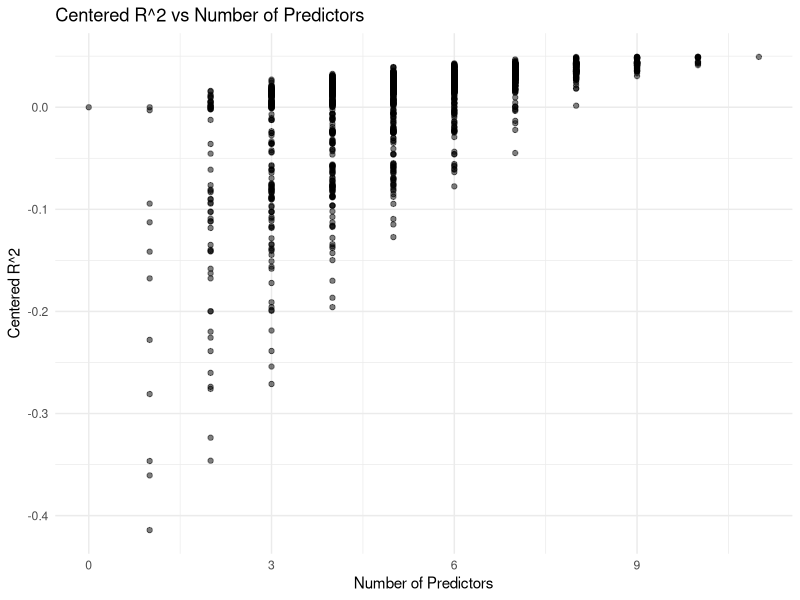
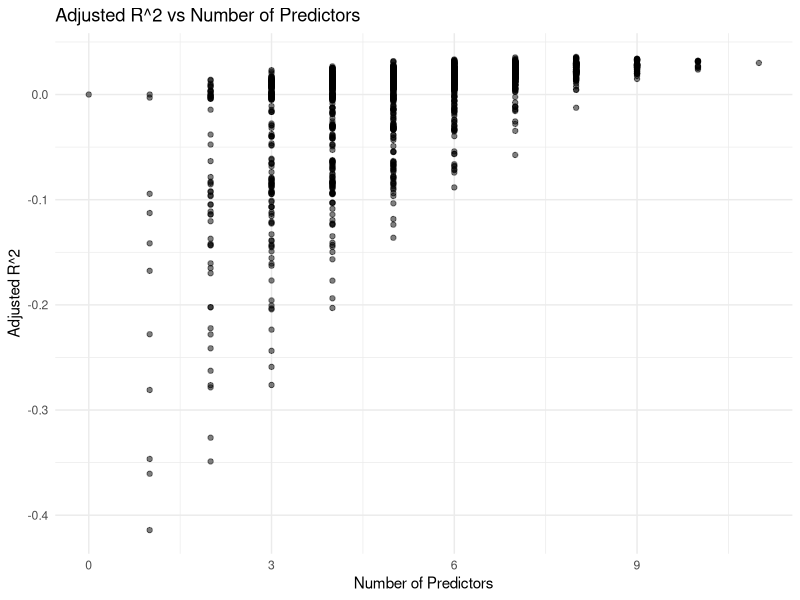
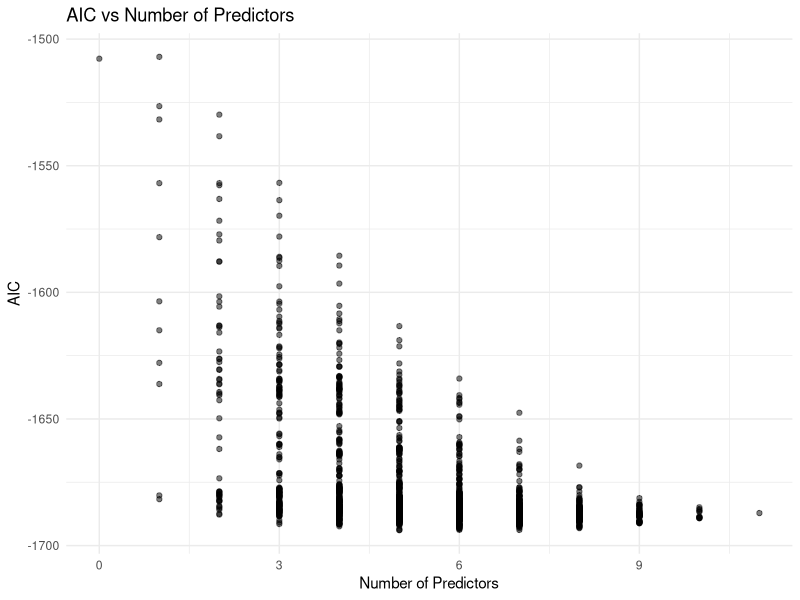
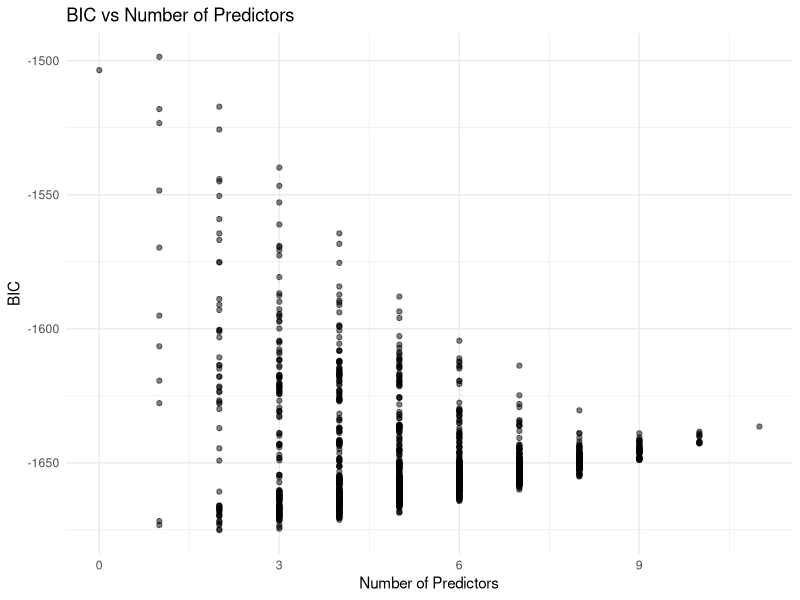
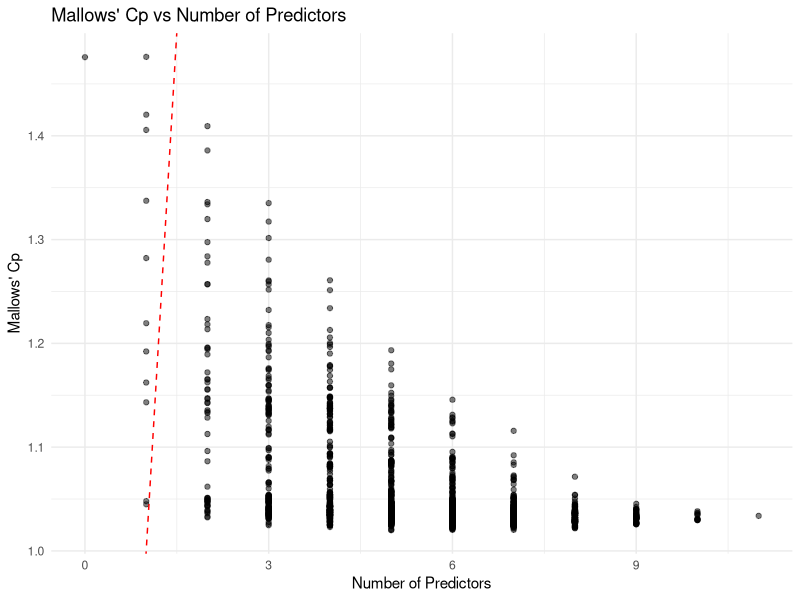
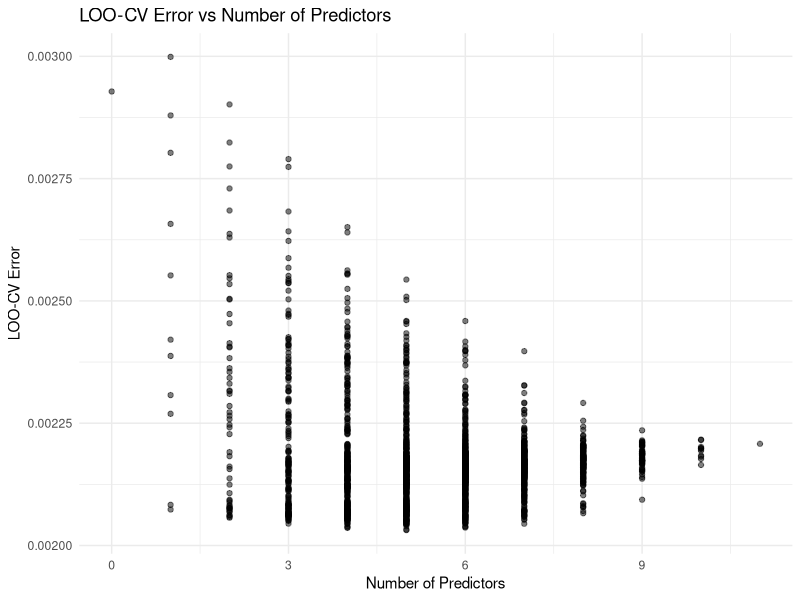

Write the R code that produced these figures, in order.
# Load necessary libraries
library(ggplot2)   # For plotting

# Read the data
data <- read.csv("Equity_Premium.csv")

# Prepare the data
# Create squared terms
data$x_dfy2 <- data$x_dfy^2
data$x_infl2 <- data$x_infl^2
data$x_svar2 <- data$x_svar^2
data$x_tms2 <- data$x_tms^2
data$x_tbl2 <- data$x_tbl^2

# Define response and predictors
response <- "y"
predictors <- c("x_dfy", "x_infl", "x_svar", "x_tms", "x_tbl",
                "x_dfy2", "x_infl2", "x_svar2", "x_tms2", "x_tbl2")

# Add intercept as a predictor
all_predictors <- c("Intercept", predictors)
n_predictors <- length(all_predictors)

# Ensure there are no missing values
data <- na.omit(data)

# Number of observations
n <- nrow(data)

# Generate all possible combinations of predictors (2^11 = 2048 combinations)
predictor_list <- rep(list(c(0,1)), n_predictors)
combinations <- expand.grid(predictor_list)
colnames(combinations) <- all_predictors

# Total number of models
n_models <- nrow(combinations)

# Calculate Total Sum of Squares (TSS)
Y <- data[[response]]
TSS <- sum((Y - mean(Y))^2)

# Fit the full model to get sigma^2_hat_full
full_formula <- as.formula(paste(response, "~", paste(predictors, collapse = "+")))
full_model <- lm(full_formula, data = data)
sigma2_hat_full <- sum(full_model$residuals^2) / (n - length(full_model$coefficients))

# Initialize a data frame to store results
results <- data.frame(model_number = 1:n_models,
                      predictors_included = character(n_models),
                      num_predictors = integer(n_models),
                      RSS = numeric(n_models),
                      R_squared = numeric(n_models),
                      adjusted_R_squared = numeric(n_models),
                      AIC = numeric(n_models),
                      BIC = numeric(n_models),
                      Mallows_Cp = numeric(n_models),
                      stringsAsFactors = FALSE
                      )


compute_LOOCV <- function(fit, data) {
  # Calculate the leverage values
  h <- hatvalues(fit)
  residuals <- residuals(fit)
  
  # Adjust residuals for LOO-CV
  PRESS <- sum((residuals / (1 - h))^2)
  LOOCV <- PRESS / n
  return(LOOCV)
}

# Loop over all possible models
for (i in 1:n_models) {
  included_predictors <- combinations[i, ]
  
  # Get the indices of predictors included (value is 1)
  included_indices <- which(included_predictors == 1)
  
  # If no predictors are included (intercept-only model or no intercept)
  if (length(included_indices) == 0) {
    formula <- as.formula(paste(response, "~ 0"))
    k <- 0
  } else {
    # Get the names of the predictors included
    predictors_in_model <- all_predictors[included_indices]
    
    # Check if intercept is included
    if ("Intercept" %in% predictors_in_model) {
      predictors_in_model <- setdiff(predictors_in_model, "Intercept")
      if (length(predictors_in_model) == 0) {
        formula <- as.formula(paste(response, "~ 1"))
      } else {
        formula <- as.formula(paste(response, "~", paste(predictors_in_model, collapse = "+")))
      }
    } else {
      # No intercept
      if (length(predictors_in_model) == 0) {
        formula <- as.formula(paste(response, "~ 0"))
      } else {
        formula <- as.formula(paste(response, "~ -1 +", paste(predictors_in_model, collapse = "+")))
      }
    }
  }
  
  # Fit the model
  fit <- lm(formula, data = data)
  
  # Number of parameters (k)
  k <- length(fit$coefficients)
  
  # Residual Sum of Squares (RSS)
  RSS <- sum(fit$residuals^2)
  
  # R-squared and Adjusted R-squared
  if (k == 0) {
    # No predictors
    R_squared <- 0
    adjusted_R_squared <- 0
  } else {
      R_squared <- 1 - RSS / TSS
      adjusted_R_squared <- 1 - ((RSS / (n - k)) / (TSS / (n - 1)))
  }
  
  # AIC and BIC
  AIC_value <- AIC(fit)
  BIC_value <- BIC(fit)
  
  # Mallows' Cp
  Cp <- (RSS) + 2 * sigma2_hat_full * k
  LOOCV <- compute_LOOCV(fit, data)
  # Store the results
  results$model_number[i] <- i
  results$predictors_included[i] <- ifelse(k == 0, "(None)",
                                           paste(setdiff(names(fit$coefficients), "(Intercept)"), collapse = ", "))
  results$num_predictors[i] <- k
  results$RSS[i] <- RSS
  results$R_squared[i] <- R_squared
  results$adjusted_R_squared[i] <- adjusted_R_squared
  results$AIC[i] <- AIC_value
  results$BIC[i] <- BIC_value
  results$Mallows_Cp[i] <- Cp
  results$LOO_CV[i] <- LOOCV
  
}

# Find the best models according to each criterion
best_R_squared_model <- results[which.max(results$R_squared), ]
best_adjusted_R_squared_model <- results[which.max(results$adjusted_R_squared), ]
best_AIC_model <- results[which.min(results$AIC), ]
best_BIC_model <- results[which.min(results$BIC), ]
results$Cp_diff <- abs(results$Mallows_Cp)
best_Cp_model <- results[which.min(results$Cp_diff), ]
best_LOO_CV_model <- results[which.min(results$LOO_CV), ]

# Print the best models
cat("Best model according to centered R^2:\n")
print(best_R_squared_model)

cat("\nBest model according to adjusted R^2:\n")
print(best_adjusted_R_squared_model)

cat("\nBest model according to AIC:\n")
print(best_AIC_model)

cat("\nBest model according to BIC:\n")
print(best_BIC_model)

cat("\nBest model according to Mallows' Cp:\n")
print(best_Cp_model)

cat("\nBest model according to LOO-CV:\n")
print(best_LOO_CV_model)


# Plotting model selection statistics
# Function to plot statistics
plot_statistic <- function(statistic, y_label) {
  ggplot(results, aes(x = num_predictors, y = statistic)) +
    geom_point(alpha = 0.5) +
    labs(title = paste(y_label, "vs Number of Predictors"), x = "Number of Predictors", y = y_label) +
    theme_minimal()
}

# Plot centered R^2
plot_statistic(results$R_squared, "Centered R^2")

# Plot adjusted R^2
plot_statistic(results$adjusted_R_squared, "Adjusted R^2")

# Plot AIC
plot_statistic(results$AIC, "AIC")

# Plot BIC
plot_statistic(results$BIC, "BIC")

# Plot Mallows' Cp
ggplot(results, aes(x = num_predictors, y = Mallows_Cp)) +
  geom_point(alpha = 0.5) +
  geom_abline(slope = 1, intercept = 0, color = "red", linetype = "dashed") +
  labs(title = "Mallows' Cp vs Number of Predictors", x = "Number of Predictors", y = "Mallows' Cp") +
  theme_minimal()

plot_statistic(results$LOO_CV, "LOO-CV Error")

